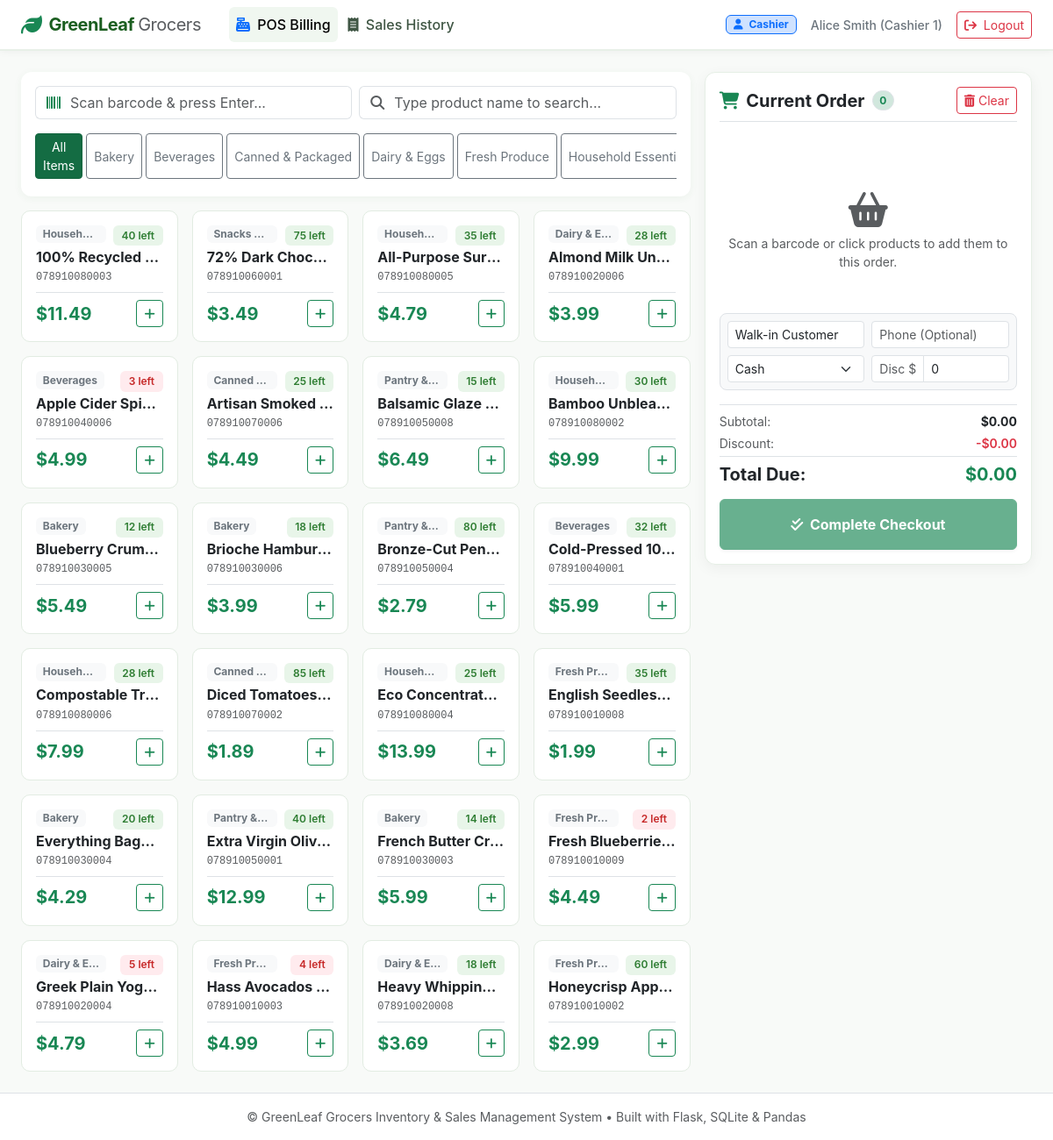
Page /billing/pos (signed in) on the committed database.
### app/models.py (models this page shows, shortened)
class User(db.Model):
    __tablename__ = 'users'
    user_id = db.Column(db.Integer, primary_key=True, autoincrement=True)
    username = db.Column(db.String(64), unique=True, nullable=False, index=True)
    password_hash = db.Column(db.String(256), nullable=False)
    role = db.Column(db.String(20), nullable=False, default='cashier')  # 'admin' or 'cashier'
    full_name = db.Column(db.String(100), nullable=False, default='')
    created_at = db.Column(db.DateTime, default=utc_now)
    sales = db.relationship('Sale', backref='cashier', lazy=True)
    @property
    def is_admin(self) -> bool:
        return self.role.lower() == 'admin'

class Product(db.Model):
    __tablename__ = 'products'
    product_id = db.Column(db.Integer, primary_key=True, autoincrement=True)
    name = db.Column(db.String(150), nullable=False, index=True)
    category = db.Column(db.String(80), nullable=False, index=True)
    unit_price = db.Column(db.Float, nullable=False)
    cost_price = db.Column(db.Float, nullable=False, default=0.0)
    stock_qty = db.Column(db.Integer, nullable=False, default=0)
    reorder_level = db.Column(db.Integer, nullable=False, default=10)
    expiry_date = db.Column(db.Date, nullable=True, index=True)
    barcode = db.Column(db.String(50), unique=True, nullable=True, index=True)
    supplier_id = db.Column(db.Integer, db.ForeignKey('suppliers.supplier_id'), nullable=True)
    is_active = db.Column(db.Boolean, default=True)
    created_at = db.Column(db.DateTime, default=utc_now)
    sale_items = db.relationship('SaleItem', backref='product', lazy=True)
    @property
    def is_low_stock(self) -> bool:
        return self.stock_qty <= self.reorder_level
    @property
    def is_expired(self) -> bool:
        if not self.expiry_date:
            return False
        return self.expiry_date < date.today()
    @property
    def days_until_expiry(self):
        if not self.expiry_date:
            return None
        return (self.expiry_date - date.today()).days
    def is_near_expiry(self, days=15) -> bool:
        if not self.expiry_date:
            return False
        diff = (self.expiry_date - date.today()).days
        return 0 <= diff <= days
    def to_dict(self):
        return {
            'product_id': self.product_id,
            'name': self.name,
            'category': self.category,
            'unit_price': float(self.unit_price),
            'cost_price': float(self.cost_price),
            'stock_qty': self.stock_qty,
            'reorder_level': self.reorder_level,
            'expiry_date': self.expiry_date.strftime('%Y-%m-%d') if self.expiry_date else None,
            'barcode': self.barcode,
            'supplier_id': self.supplier_id,
            'supplier_name': self.supplier.name if self.supplier else 'None',
            'is_low_stock': self.is_low_stock,
            'is_expired': self.is_expired,
            'is_near_expiry': self.is_near_expiry(),
            'days_until_expiry': self.days_until_expiry
        }

### app/routes/billing.py (the view)
@billing_bp.route('/')
@billing_bp.route('/pos')
@login_required
def pos():
    categories = db.session.query(Product.category).filter(Product.is_active == True).distinct().order_by(Product.category).all()
    categories = [c[0] for c in categories if c[0]]
    products = Product.query.filter(Product.is_active == True, Product.stock_qty > 0).order_by(Product.name).limit(24).all()
    return render_template('billing/pos.html', categories=categories, initial_products=products)

### app/routes/auth.py (called while the page is built)
def login_required(f):
    @wraps(f)
    def decorated_function(*args, **kwargs):
        if 'user_id' not in session:
            flash('Please log in to access this page.', 'warning')
            return redirect(url_for('auth.login', next=request.url))
        return f(*args, **kwargs)
    return decorated_function

### app/templates/billing/pos.html (shortened to what this page needs)
{% extends "base.html" %}
{% block content %}
<div id="posToastContainer" class="position-fixed top-0 end-0 p-3" style="z-index: 1080; max-width: 380px;"></div>
<div class="row g-3">
    <div class="col-12 col-lg-7 col-xl-8">
        <div class="card stat-card p-3 mb-3">
            <div class="row g-2">
                <div class="col-12 col-md-6">
                    <div class="input-group">
                        <span class="input-group-text bg-white text-success border-end-0">
                            <i class="fa-solid fa-barcode"></i>
                        </span>
                        <input type="text" id="posBarcodeInput" class="form-control border-start-0 ps-0" placeholder="Scan barcode & press Enter..." autofocus>
                    </div>
                </div>
                <div class="col-12 col-md-6">
                    <div class="input-group">
                        <span class="input-group-text bg-white text-muted border-end-0">
                            <i class="fa-solid fa-magnifying-glass"></i>
                        </span>
                        <input type="text" id="posSearchInput" class="form-control border-start-0 ps-0" placeholder="Type product name to search...">
                    </div>
                </div>
            </div>
            <div class="d-flex gap-1 overflow-auto mt-3 pb-1">
                <button type="button" class="btn btn-sm btn-success cat-filter-btn active" data-category="">
                    All Items
                </button>
                {% for cat in categories %}
                <button type="button" class="btn btn-sm btn-outline-secondary cat-filter-btn text-nowrap" data-category="{{ cat }}">
                    {{ cat }}
                </button>
                {% endfor %}
            </div>
        </div>
        <div class="row g-3" id="posProductGrid">
            {% for p in initial_products %}
            <div class="col-6 col-md-4 col-xl-3">
                <div class="pos-product-card p-3 h-100 d-flex flex-column justify-content-between {% if p.stock_qty <= 0 %}out-of-stock{% endif %}"
                     onclick="{% if p.stock_qty > 0 %}pos.addToCart({{ p.to_dict() | tojson | forceescape }}){% endif %}">
                    <div>
                        <div class="d-flex justify-content-between align-items-start mb-1">
                            <span class="badge bg-light text-secondary small text-truncate" style="max-width: 80px;">{{ p.category }}</span>
                            <span class="badge {% if p.is_low_stock %}badge-low-stock{% else %}badge-healthy{% endif %}">{{ p.stock_qty }} left</span>
                        </div>
                        <h6 class="fw-bold text-dark mb-1 text-truncate" title="{{ p.name }}">{{ p.name }}</h6>
                        <small class="text-muted d-block font-monospace" style="font-size: 0.75rem;">{{ p.barcode or '' }}</small>
                    </div>
                    <div class="mt-2 pt-2 border-top d-flex justify-content-between align-items-center">
                        <span class="fw-bold text-success fs-5">${{ "%.2f"|format(p.unit_price) }}</span>
                        {% if p.stock_qty <= 0 %}
                            <span class="badge bg-danger">Sold Out</span>
                        {% else %}
                            <button class="btn btn-sm btn-outline-success"><i class="fa-solid fa-plus"></i></button>
                        {% endif %}
                    </div>
                </div>
            </div>
            {% endfor %}
        </div>
    </div>
    <div class="col-12 col-lg-5 col-xl-4">
        <div class="cart-panel p-3">
            <div class="d-flex justify-content-between align-items-center mb-3 pb-2 border-bottom">
                <div class="d-flex align-items-center gap-2">
                    <i class="fa-solid fa-cart-shopping text-success fs-5"></i>
                    <h5 class="fw-bold text-dark mb-0">Current Order</h5>
                    <span class="badge bg-success-subtle text-success border rounded-pill" id="cartItemCount">0</span>
                </div>
                <button type="button" id="posClearCartBtn" class="btn btn-sm btn-outline-danger" title="Clear Cart">
                    <i class="fa-solid fa-trash-can"></i> Clear
                </button>
            </div>
            <div id="emptyCartMsg" class="text-center py-5 text-muted">
                <i class="fa-solid fa-basket-shopping fs-1 d-block mb-2 text-muted"></i>
                <p class="mb-0 small">Scan a barcode or click products to add them to this order.</p>
            </div>
            <div class="bg-light p-2 rounded-3 mb-3 border">
                <div class="row g-2">
                    <div class="col-6">
                        <input type="text" id="posCustomerName" class="form-control form-control-sm" placeholder="Customer Name" value="Walk-in Customer">
                    </div>
                    <div class="col-6">
                        <input type="text" id="posCustomerPhone" class="form-control form-control-sm" placeholder="Phone (Optional)">
                    </div>
                    <div class="col-6">
                        <select id="posPaymentMethod" class="form-select form-select-sm">
                            <option value="Cash">Cash</option>
                        </select>
                    </div>
                    <div class="col-6">
                        <div class="input-group input-group-sm">
                            <span class="input-group-text bg-white text-muted">Disc $</span>
                            <input type="number" step="0.50" min="0" id="posDiscountInput" class="form-control" placeholder="0.00" value="0">
                        </div>
                    </div>
                </div>
            </div>
            <div class="border-top pt-2 mb-3 small">
                <div class="d-flex justify-content-between mb-1">
                    <span class="text-muted">Subtotal:</span>
                    <span class="fw-bold text-dark" id="cartSubtotal">$0.00</span>
                </div>
                <div class="d-flex justify-content-between mb-1">
                    <span class="text-muted">Discount:</span>
                    <span class="text-danger fw-semibold" id="cartDiscount">-$0.00</span>
                </div>
                <div class="d-flex justify-content-between pt-2 border-top">
                    <span class="h5 fw-bold text-dark mb-0">Total Due:</span>
                    <span class="h5 fw-bold text-success mb-0" id="cartTotal">$0.00</span>
                </div>
            </div>
            <button type="button" id="posCheckoutBtn" class="btn btn-success w-100 py-3 fw-bold fs-6 shadow-sm" disabled>
                <i class="fa-solid fa-check-double me-1"></i> Complete Checkout
            </button>
        </div>
    </div>
</div>
{% endblock %}

### app/templates/base.html (shortened to what this page needs)
<!DOCTYPE html>
<html lang="en">
<head>
    <link href="https://cdn.jsdelivr.net/npm/bootstrap@5.3.3/dist/css/bootstrap.min.css" rel="stylesheet">
    <link rel="stylesheet" href="https://cdnjs.cloudflare.com/ajax/libs/font-awesome/6.5.1/css/all.min.css">
    <link rel="stylesheet" href="{{ url_for('static', filename='css/style.css') }}">
</head>
<body>
    <nav class="navbar navbar-expand-lg navbar-greenleaf sticky-top py-2">
        <div class="container-fluid px-4">
            <a class="navbar-brand d-flex align-items-center gap-2" href="{{ url_for('auth.index') }}">
                <i class="fa-solid fa-leaf text-success fs-4"></i>
                <span>GreenLeaf <span class="fw-normal text-muted">Grocers</span></span>
            </a>
            <div class="collapse navbar-collapse" id="navbarMain">
                {% if current_user %}
                <ul class="navbar-nav me-auto mb-2 mb-lg-0 ms-lg-3 gap-1">
                    <li class="nav-link-item">
                        <a class="nav-link {% if request.endpoint and request.endpoint == 'billing.pos' %}active{% endif %}" href="{{ url_for('billing.pos') }}">
                            <i class="fa-solid fa-cash-register me-1 text-primary"></i> POS Billing
                        </a>
                    </li>
                    <li class="nav-link-item">
                        <a class="nav-link {% if request.endpoint and request.endpoint == 'billing.sales_history' %}active{% endif %}" href="{{ url_for('billing.sales_history') }}">
                            <i class="fa-solid fa-receipt me-1"></i> Sales History
                        </a>
                    </li>
                </ul>
                <div class="d-flex align-items-center gap-3">
                    {% if current_user.is_admin %}
                    <span class="badge bg-success-subtle text-success border border-success px-2 py-1">
                        <i class="fa-solid fa-shield-halved me-1"></i> Admin
                    </span>
                    {% else %}
                    <span class="badge bg-primary-subtle text-primary border border-primary px-2 py-1">
                        <i class="fa-solid fa-user me-1"></i> Cashier
                    </span>
                    {% endif %}
                    <span class="text-secondary small fw-medium d-none d-md-inline">
                        {{ current_user.full_name or current_user.username }}
                    </span>
                    <a href="{{ url_for('auth.logout') }}" class="btn btn-outline-danger btn-sm" title="Log Out">
                        <i class="fa-solid fa-arrow-right-from-bracket me-1"></i> Logout
                    </a>
                </div>
                {% endif %}
            </div>
        </div>
    </nav>
    <main class="container-fluid px-4 py-4 flex-grow-1">
        {% block content %}{% endblock %}
    </main>
    <footer class="bg-white border-top py-3 mt-auto no-print">
        <div class="container-fluid px-4 text-center text-muted small">
            <span>&copy; GreenLeaf Grocers Inventory & Sales Management System • Built with Flask, SQLite & Pandas</span>
        </div>
    </footer>
</body>
</html>

### app/static/css/style.css (style rules this page uses)
:root { --brand-primary: #2e7d32; --brand-dark: #1b5e20; --brand-light: #4caf50; --brand-accent: #81c784; --brand-bg: #f8faf8; --brand-surface: #ffffff; --danger-red: #d32f2f; --warning-amber: #ed6c02; --info-blue: #0288d1; }
body { background-color: var(--brand-bg); font-family: -apple-system, BlinkMacSystemFont, "Segoe UI", Roboto, "Helvetica Neue", Arial, sans-serif; color: #2b3a2f; min-height: 100vh; display: flex; flex-direction: column; }
.navbar-brand { font-weight: 700; letter-spacing: -0.5px; color: var(--brand-dark) !important; }
.navbar-greenleaf { background: #ffffff; border-bottom: 2px solid #e8f0e8; box-shadow: 0 2px 8px rgba(0, 0, 0, 0.04); }
.nav-link { font-weight: 500; color: #3f5644; transition: all 0.2s; padding: 0.5rem 0.85rem; border-radius: 6px; }
.nav-link:hover, .nav-link.active { color: var(--brand-primary); background-color: #f0f7f0; }
.stat-card { border: none; border-radius: 12px; background: #ffffff; box-shadow: 0 2px 10px rgba(46, 125, 50, 0.06); transition: transform 0.2s, box-shadow 0.2s; }
.badge-low-stock { background-color: #ffebee; color: #c62828; font-weight: 600; padding: 0.35rem 0.6rem; border-radius: 6px; }
.badge-healthy { background-color: #e8f5e9; color: #2e7d32; font-weight: 600; padding: 0.35rem 0.6rem; border-radius: 6px; }
.pos-product-card { cursor: pointer; border: 1px solid #e2ece2; border-radius: 10px; background: #ffffff; transition: all 0.15s ease-in-out; }
.cart-panel { background: #ffffff; border-radius: 12px; box-shadow: 0 4px 16px rgba(0, 0, 0, 0.05); border: 1px solid #e6efe6; position: sticky; top: 80px; }

### rows in the picture
User: full_name "Alice Smith (Cashier 1)"
Product: category "Househ…", stock_qty "40", name "100% Recycled…", barcode "078910080003", unit_price "11.49"
Product: category "Snacks…", stock_qty "75", name "72% Dark Choc…", barcode "078910060001", unit_price "3.49"
Product: category "Househ…", stock_qty "35", name "All-Purpose Sur…", barcode "078910080005", unit_price "4.79"
Product: category "Dairy & E…", stock_qty "28", name "Almond Milk Un…", barcode "078910020006", unit_price "3.99"
Product: category "Beverages", stock_qty "3", name "Apple Cider Spi…", barcode "078910040006", unit_price "4.99"
Product: category "Canned…", stock_qty "25", name "Artisan Smoked…", barcode "078910070006", unit_price "4.49"
Product: category "Pantry &…", stock_qty "15", name "Balsamic Glaze…", barcode "078910050008", unit_price "6.49"
Product: category "Househ…", stock_qty "30", name "Bamboo Unblea…", barcode "078910080002", unit_price "9.99"
Product: category "Bakery", stock_qty "12", name "Blueberry Crum…", barcode "078910030005", unit_price "5.49"
Product: category "Bakery", stock_qty "18", name "Brioche Hambur…", barcode "078910030006", unit_price "3.99"
Product: category "Pantry &…", stock_qty "80", name "Bronze-Cut Pen…", barcode "078910050004", unit_price "2.79"
Product: category "Beverages", stock_qty "32", name "Cold-Pressed 10…", barcode "078910040001", unit_price "5.99"
Product: category "Househ…", stock_qty "28", name "Compostable Tr…", barcode "078910080006", unit_price "7.99"
Product: category "Canned…", stock_qty "85", name "Diced Tomatoes…", barcode "078910070002", unit_price "1.89"
Product: category "Househ…", stock_qty "25", name "Eco Concentrat…", barcode "078910080004", unit_price "13.99"
Product: category "Fresh Pr…", stock_qty "35", name "English Seedles…", barcode "078910010008", unit_price "1.99"
Product: category "Bakery", stock_qty "20", name "Everything Bage…", barcode "078910030004", unit_price "4.29"
Product: category "Pantry &…", stock_qty "40", name "Extra Virgin Oliv…", barcode "078910050001", unit_price "12.99"
Product: category "Bakery", stock_qty "14", name "French Butter Cr…", barcode "078910030003", unit_price "5.99"
Product: category "Fresh Pr…", stock_qty "2", name "Fresh Blueberrie…", barcode "078910010009", unit_price "4.49"
Product: category "Dairy & E…", stock_qty "5", name "Greek Plain Yog…", barcode "078910020004", unit_price "4.79"
Product: category "Fresh Pr…", stock_qty "4", name "Hass Avocados…", barcode "078910010003", unit_price "4.99"
Product: category "Dairy & E…", stock_qty "18", name "Heavy Whippin…", barcode "078910020008", unit_price "3.69"
Product: category "Fresh Pr…", stock_qty "60", name "Honeycrisp App…", barcode "078910010002", unit_price "2.99"

### other values in the picture
{{ cat }} "Bakery" "Beverages" "Canned & Packaged" "Dairy & Eggs" "Fresh Produce" "Household…"
